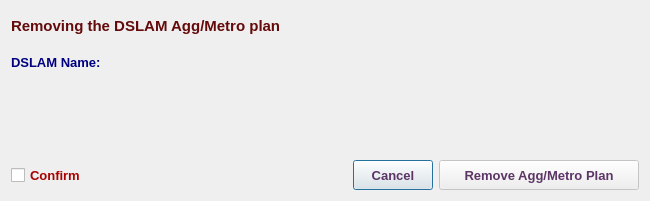
<?xml version="1.0" encoding="UTF-8"?>
<ui version="4.0">
 <class>Mxk819RemoveAggMetroPlanDialog</class>
 <widget class="QDialog" name="Mxk819RemoveAggMetroPlanDialog">
  <property name="geometry">
   <rect>
    <x>0</x>
    <y>0</y>
    <width>650</width>
    <height>201</height>
   </rect>
  </property>
  <property name="minimumSize">
   <size>
    <width>650</width>
    <height>200</height>
   </size>
  </property>
  <property name="maximumSize">
   <size>
    <width>651</width>
    <height>201</height>
   </size>
  </property>
  <property name="font">
   <font>
    <family>Tahoma</family>
    <pointsize>10</pointsize>
   </font>
  </property>
  <property name="windowTitle">
   <string>Remove Aggregation/Metro Plan</string>
  </property>
  <property name="windowIcon">
   <iconset resource="../../../../../image.qrc">
    <normaloff>:/Image/remove.png</normaloff>:/Image/remove.png</iconset>
  </property>
  <layout class="QVBoxLayout" name="verticalLayout">
   <item>
    <widget class="QLabel" name="dslamLbl_2">
     <property name="sizePolicy">
      <sizepolicy hsizetype="Expanding" vsizetype="Preferred">
       <horstretch>0</horstretch>
       <verstretch>0</verstretch>
      </sizepolicy>
     </property>
     <property name="minimumSize">
      <size>
       <width>400</width>
       <height>30</height>
      </size>
     </property>
     <property name="maximumSize">
      <size>
       <width>16777215</width>
       <height>60</height>
      </size>
     </property>
     <property name="font">
      <font>
       <family>Tahoma</family>
       <pointsize>11</pointsize>
       <weight>75</weight>
       <bold>true</bold>
      </font>
     </property>
     <property name="styleSheet">
      <string notr="true">color: rgb(100, 10, 10);</string>
     </property>
     <property name="text">
      <string>Removing the DSLAM Agg/Metro plan</string>
     </property>
     <property name="alignment">
      <set>Qt::AlignLeading|Qt::AlignLeft|Qt::AlignVCenter</set>
     </property>
     <property name="wordWrap">
      <bool>true</bool>
     </property>
    </widget>
   </item>
   <item>
    <layout class="QHBoxLayout" name="horizontalLayout">
     <item>
      <widget class="QLabel" name="label">
       <property name="minimumSize">
        <size>
         <width>120</width>
         <height>30</height>
        </size>
       </property>
       <property name="maximumSize">
        <size>
         <width>120</width>
         <height>30</height>
        </size>
       </property>
       <property name="font">
        <font>
         <family>Tahoma</family>
         <pointsize>10</pointsize>
         <weight>75</weight>
         <bold>true</bold>
        </font>
       </property>
       <property name="styleSheet">
        <string notr="true">color: rgb(0, 0, 127);</string>
       </property>
       <property name="text">
        <string>DSLAM Name:</string>
       </property>
      </widget>
     </item>
     <item>
      <widget class="QLabel" name="dslamLbl">
       <property name="sizePolicy">
        <sizepolicy hsizetype="Expanding" vsizetype="Preferred">
         <horstretch>0</horstretch>
         <verstretch>0</verstretch>
        </sizepolicy>
       </property>
       <property name="minimumSize">
        <size>
         <width>400</width>
         <height>30</height>
        </size>
       </property>
       <property name="maximumSize">
        <size>
         <width>16777215</width>
         <height>30</height>
        </size>
       </property>
       <property name="font">
        <font>
         <family>Tahoma</family>
         <pointsize>10</pointsize>
         <weight>75</weight>
         <bold>true</bold>
        </font>
       </property>
       <property name="styleSheet">
        <string notr="true">color: rgb(85, 0, 127);</string>
       </property>
       <property name="text">
        <string/>
       </property>
       <property name="alignment">
        <set>Qt::AlignLeading|Qt::AlignLeft|Qt::AlignVCenter</set>
       </property>
      </widget>
     </item>
    </layout>
   </item>
   <item>
    <spacer name="verticalSpacer">
     <property name="font">
      <font>
       <family>Tahoma</family>
       <pointsize>10</pointsize>
      </font>
     </property>
     <property name="orientation">
      <enum>Qt::Vertical</enum>
     </property>
     <property name="sizeHint" stdset="0">
      <size>
       <width>20</width>
       <height>42</height>
      </size>
     </property>
    </spacer>
   </item>
   <item>
    <layout class="QHBoxLayout" name="horizontalLayout_2">
     <item>
      <widget class="QCheckBox" name="checkBox">
       <property name="minimumSize">
        <size>
         <width>0</width>
         <height>30</height>
        </size>
       </property>
       <property name="maximumSize">
        <size>
         <width>16777215</width>
         <height>30</height>
        </size>
       </property>
       <property name="font">
        <font>
         <family>Tahoma</family>
         <pointsize>10</pointsize>
         <weight>75</weight>
         <bold>true</bold>
        </font>
       </property>
       <property name="styleSheet">
        <string notr="true">color: rgb(170, 0, 0);</string>
       </property>
       <property name="text">
        <string>Confirm</string>
       </property>
      </widget>
     </item>
     <item>
      <spacer name="horizontalSpacer_3">
       <property name="font">
        <font>
         <family>Tahoma</family>
         <pointsize>10</pointsize>
        </font>
       </property>
       <property name="orientation">
        <enum>Qt::Horizontal</enum>
       </property>
       <property name="sizeHint" stdset="0">
        <size>
         <width>40</width>
         <height>20</height>
        </size>
       </property>
      </spacer>
     </item>
     <item>
      <widget class="QPushButton" name="cancelBtn">
       <property name="minimumSize">
        <size>
         <width>0</width>
         <height>30</height>
        </size>
       </property>
       <property name="maximumSize">
        <size>
         <width>16777215</width>
         <height>30</height>
        </size>
       </property>
       <property name="font">
        <font>
         <family>Tahoma</family>
         <pointsize>10</pointsize>
         <weight>75</weight>
         <bold>true</bold>
        </font>
       </property>
       <property name="styleSheet">
        <string notr="true">color: rgb(92, 53, 102);</string>
       </property>
       <property name="text">
        <string>Cancel</string>
       </property>
      </widget>
     </item>
     <item>
      <widget class="QPushButton" name="okBtn">
       <property name="enabled">
        <bool>false</bool>
       </property>
       <property name="sizePolicy">
        <sizepolicy hsizetype="Preferred" vsizetype="Preferred">
         <horstretch>0</horstretch>
         <verstretch>0</verstretch>
        </sizepolicy>
       </property>
       <property name="minimumSize">
        <size>
         <width>200</width>
         <height>30</height>
        </size>
       </property>
       <property name="maximumSize">
        <size>
         <width>250</width>
         <height>30</height>
        </size>
       </property>
       <property name="font">
        <font>
         <family>Tahoma</family>
         <pointsize>10</pointsize>
         <weight>75</weight>
         <bold>true</bold>
        </font>
       </property>
       <property name="styleSheet">
        <string notr="true">color: rgb(92, 53, 102);</string>
       </property>
       <property name="text">
        <string>Remove Agg/Metro Plan</string>
       </property>
       <property name="icon">
        <iconset resource="../../../../../image.qrc">
         <normaloff>:/Image/remove.png</normaloff>:/Image/remove.png</iconset>
       </property>
       <property name="iconSize">
        <size>
         <width>20</width>
         <height>20</height>
        </size>
       </property>
      </widget>
     </item>
    </layout>
   </item>
  </layout>
 </widget>
 <tabstops>
  <tabstop>checkBox</tabstop>
  <tabstop>okBtn</tabstop>
  <tabstop>cancelBtn</tabstop>
 </tabstops>
 <resources>
  <include location="../../../../../image.qrc"/>
 </resources>
 <connections/>
</ui>
